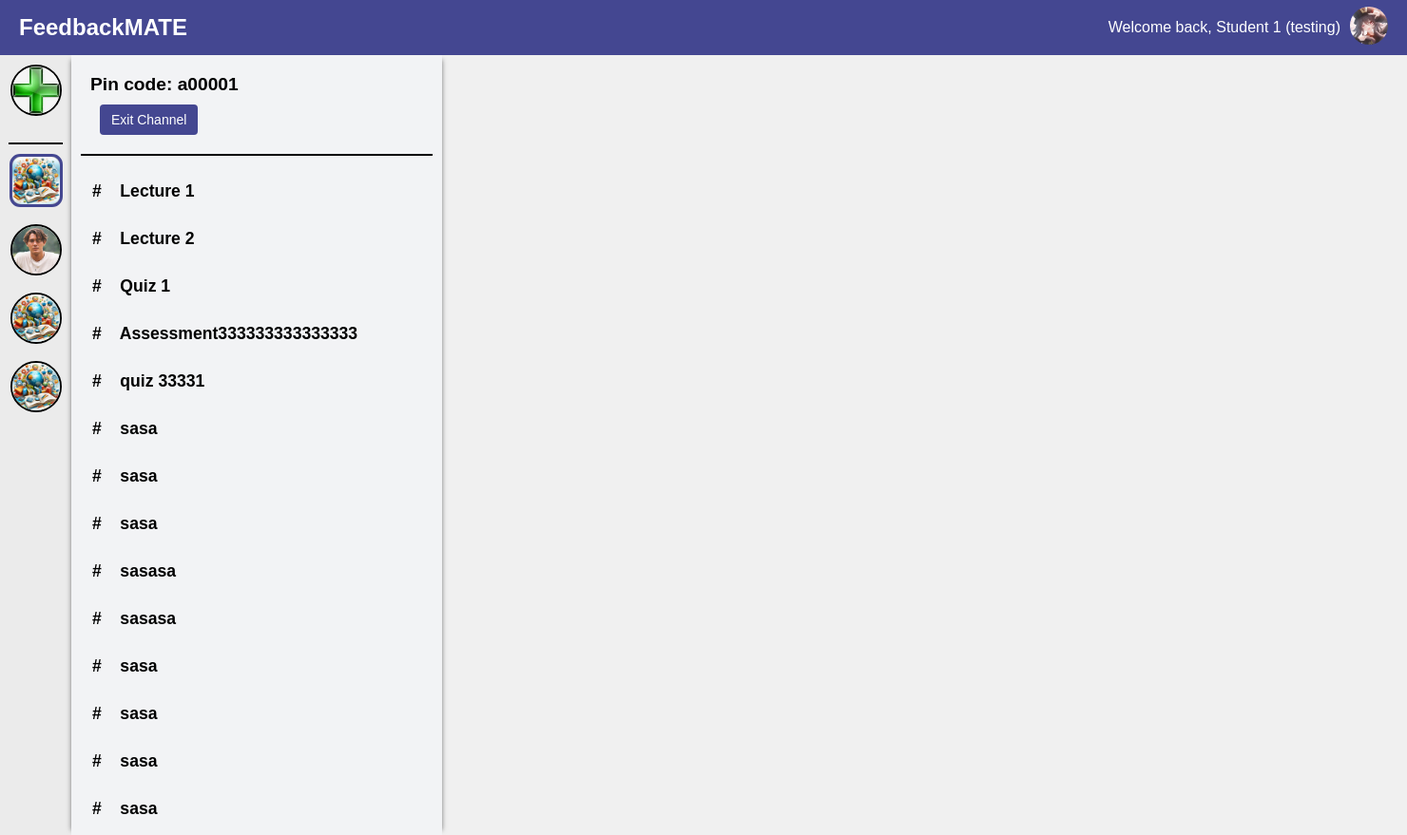
Page /student/channel/1/ (signed in) on the committed database.
### main/models.py (models this page shows, shortened)
class UserInfo(models.Model):
    user = models.OneToOneField(User, on_delete=models.CASCADE)
    profile_name = models.CharField(max_length=30)
    user_image = models.ImageField(upload_to=user_image_path, default='img/user.png')

class Channel(models.Model):
    name = models.CharField(max_length=70)
    pin_code = models.CharField(max_length=6, unique=True, blank=True, null=True)
    user = models.ForeignKey(User, on_delete=models.CASCADE)
    description = models.TextField(max_length=500, blank=True)
    image = models.ImageField(upload_to=channel_image_path, default='img/channel_icon.jpg')
    students = models.ManyToManyField(User, related_name='joined_channels', blank=True)

class Section(models.Model):
    channel = models.ForeignKey(Channel, on_delete=models.CASCADE)
    title = models.CharField(max_length=50)
    description = models.TextField(max_length=500, blank=True)
    total_rating = models.FloatField(default=0.0, blank=True)
    ratings_count = models.PositiveIntegerField(default=0, blank=True)
    one_star_users = models.ManyToManyField(User, related_name='one_star_sections', blank=True)
    two_star_users = models.ManyToManyField(User, related_name='two_star_sections', blank=True)
    three_star_users = models.ManyToManyField(User, related_name='three_star_sections', blank=True)
    four_star_users = models.ManyToManyField(User, related_name='four_star_sections', blank=True)
    five_star_users = models.ManyToManyField(User, related_name='five_star_sections', blank=True)
    one_star_percentage = models.FloatField(verbose_name="Percentage", default=0.0)
    two_star_percentage = models.FloatField(verbose_name="Percentage", default=0.0)
    three_star_percentage = models.FloatField(verbose_name="Percentage", default=0.0)
    four_star_percentage = models.FloatField(verbose_name="Percentage", default=0.0)
    five_star_percentage = models.FloatField(verbose_name="Percentage", default=0.0)

### main/views.py (the view)
# urls.py: path('student/channel/<int:channel_id>/', views.studentChannel, name='student-channel-detail'),
def studentChannel(request, channel_id):
    user_channels = request.user.joined_channels.all()
    current_channel = Channel.objects.get(id=channel_id)
    sections = Section.objects.filter(channel=current_channel)
    user_info = UserInfo.objects.get(user=request.user)
    return render(request, 'student_channel_detail.html', {
        'username': user_info.profile_name,
        'current_channel': current_channel,
        'sections': sections,
        'channels': user_channels,
        'user_image': user_info.user_image.url,
    })

### main/templates/student_channel_detail.html (shortened to what this page needs)
{% extends 'student.html' %}
{% load static %}
{% block channel %}
    {% for channel in channels %}
    <div class="channel-icon-container {% if channel.id == current_channel.id %}selected-channel{% endif %}" data-channel-id="{{ channel.id }}">
        <img src="{{ channel.image.url }}" alt="" class="channel-icon {% if channel.id == current_channel.id %}selected-channel-icon{% endif %}" onclick="location.href='{% url 'student-channel-detail' channel.id %}'">
    </div>
    {% endfor %}
{% endblock %}
{% block content %}
<div class="section-nav">
    <div class="pin-code-display">
        Pin code: {{ current_channel.pin_code }}
        <button type="button" onclick="confirmExit({{ current_channel.id }})" class="create-section-btn">Exit Channel</button>
    </div>
    {% block section %}
    <div class="section-block">
    {% for section in sections %}
      <div class="section-tooltip">
        <a href="{% url 'student-section' channel_id=section.channel.id section_id=section.id %}" class="section-item">
          #&nbsp;&nbsp;&nbsp; {{ section.title }}
        </a>
      </div>
    {% endfor %}
    </div>
    {% endblock%}
</div>
{% endblock %}

### main/templates/student.html (shortened to what this page needs)
<!DOCTYPE html>
<html lang="en">
{% load static %}
<head>
    <link rel="stylesheet" href="https://cdnjs.cloudflare.com/ajax/libs/font-awesome/5.15.1/css/all.min.css">
    <link rel="stylesheet" href="https://cdnjs.cloudflare.com/ajax/libs/font-awesome/5.15.3/css/all.min.css">
</head>
<body>
    <div class="app-container">
        <div class="header">
            <div class="logo">FeedbackMATE</div>
            <div class="user-info">
                <span class="welcome-text">Welcome back, {{ username }}</span>
                <div class="user-dropdown">
                    <img src="{{ user_image }}" alt="User Image" width="40" height="40" style="border-radius: 50%;">
                </div>
            </div>
        </div>
        <div class="main-container">
            <div class="sidebar">
                <div class="channel-icon-container add-channel create-channel-btn">
                    <img src="{% static 'img/add_channel_icon.jpg' %}" alt="Add Channel" class="channel-icon" onclick="location.href='{% url 'join-channel' %}'">
                </div>
                <div class="channel-divider"></div>
                {% block channel %}{% endblock %}
            </div>
            {% block content %}
            {% endblock %}
        </div>
    </div>
</body>
</html>

### main/templates/student.html (style rules this page uses)
body { font-family: Arial, sans-serif; margin: 0; padding: 0; border: 0; background-color: #f0f0f0; }
.app-container { display: flex; flex-direction: column; min-width: 1470px; height: 100vh; overflow-x: auto; overflow-y: auto; }
.header { display: flex; justify-content: space-between; align-items: center; padding: 20px; background-color: #444791; color: white; height: 18px; }
.logo { font-size: 24px; font-weight: bold; }
.user-info { display: flex; align-items: center; }
.welcome-text { margin-right: 10px; }
.user-dropdown { position: relative; }
.main-container { display: flex; flex-grow: 1; height: calc(100vh - 58px); }
.sidebar { width: 55px; background-color: #EBEBEB; padding: 10px; display: flex; flex-direction: column; align-items: center; flex-shrink: 0; -ms-overflow-style: none; scrollbar-width: none; overflow-y: auto; overflow-x: hidden; }
.channel-divider { height: 0; background-color: black; border: 1px solid black; width: 100%; margin-top: 10px; margin-bottom: 10px; top: 0; z-index: 10; }
.add-channel { margin-bottom: 10px; border-bottom: 2px solid black; }
.channel-icon-container { position: relative; margin-bottom: 18px; border: 2px solid black; border-radius: 50%; width: 50px; height: 50px; display: flex; justify-content: center; align-items: center; transition: border-radius 0.1s; }
.channel-icon { max-width: 100%; max-height: 100%; border-radius: 50%; }

### main/templates/student_channel_detail.html (style rules this page uses)
.section-nav { background-color: #F2F3F5; padding: 10px; box-shadow: 5px 0 5px -5px rgba(0,0,0,0.5), -5px 0 5px -5px rgba(0,0,0,0.5); width: 25%; min-width: 200px; overflow-y: hidden; }
.pin-code-display { padding: 10px; margin-bottom: 10px; border-bottom: 2px solid black; background-color: #F2F3F5; text-align: left; font-weight: bold; font-size: 1.2em; }
.section-block { height: calc(100vh - 58px - 116px); overflow-x: hidden; overflow-y: auto; }
.section-item { display: block; padding: 10px; margin: 5px 0; text-decoration: none; font-weight: bold; font-size: 1.1em; color: #000000; border-radius: 4px; transition: background-color 0.3s, box-shadow 0.3s; border: 2px solid transparent; width: 100%; min-width: 200px; box-sizing: border-box; overflow: hidden; white-space: nowrap; text-overflow: ellipsis; }
.selected-channel { position: relative; border: 3px solid #444791; border-radius: 20%; background-color: #BCBCBF; }
.selected-channel-icon { max-width: 100%; max-height: 100%; border-radius: 20%; }
.create-section-btn { padding: 8px 12px; background-color: #444791; color: white; border: none; border-radius: 4px; cursor: pointer; font-size: 14px; display: block; margin: 10px 0 10px 10px; text-align: center; }

### rows in the picture
UserInfo: profile_name "Student 1 (testing)"
Channel: image (picture), pin_code "a00001"
Channel: image (picture)
Channel: image (picture)
Channel: image (picture)
Section: title "Lecture 1"
Section: title "Lecture 2"
Section: title "Quiz 1"
Section: title "Assessment333333333333333"
Section: title "quiz 33331"
Section: title "sasa"
Section: title "sasa"
Section: title "sasa"
Section: title "sasasa"
Section: title "sasasa"
Section: title "sasa"
Section: title "sasa"
Section: title "sasa"
Section: title "sasa"
